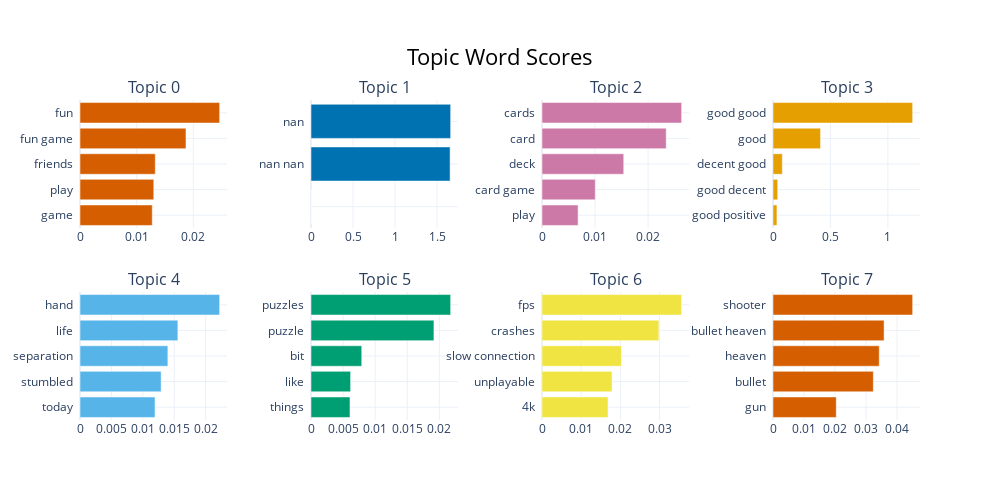

Notebook source saved alongside this figure:
### Code cell
topic_model.visualize_barchart()

### Figure 1 — Plotly figure (JSON) as saved in the notebook; plotly's stock layout.template omitted (floating-point values rounded to 4 significant figures)
{"data": [{"marker": {"color": "#D55E00"}, "orientation": "h", "type": "bar", "x": [0.01275, 0.01302, 0.01328, 0.0187, 0.02464], "xaxis": "x", "y": ["game  ", "play  ", "friends  ", "fun game  ", "fun  "], "yaxis": "y"}, {"marker": {"color": "#0072B2"}, "orientation": "h", "type": "bar", "x": [1e-05, 1e-05, 1e-05, 1.655, 1.662], "xaxis": "x2", "y": ["  ", "  ", "  ", "nan nan  ", "nan  "], "yaxis": "y2"}, {"marker": {"color": "#CC79A7"}, "orientation": "h", "type": "bar", "x": [0.006802, 0.01004, 0.01541, 0.02341, 0.02632], "xaxis": "x3", "y": ["play  ", "card game  ", "deck  ", "card  ", "cards  "], "yaxis": "y3"}, {"marker": {"color": "#E69F00"}, "orientation": "h", "type": "bar", "x": [0.03425, 0.04101, 0.081, 0.4138, 1.216], "xaxis": "x4", "y": ["good positive  ", "good decent  ", "decent good  ", "good  ", "good good  "], "yaxis": "y4"}, {"marker": {"color": "#56B4E9"}, "orientation": "h", "type": "bar", "x": [0.01194, 0.01292, 0.01399, 0.01558, 0.02223], "xaxis": "x5", "y": ["today  ", "stumbled  ", "separation  ", "life  ", "hand  "], "yaxis": "y5"}, {"marker": {"color": "#009E73"}, "orientation": "h", "type": "bar", "x": [0.006077, 0.006172, 0.007909, 0.01916, 0.02177], "xaxis": "x6", "y": ["things  ", "like  ", "bit  ", "puzzle  ", "puzzles  "], "yaxis": "y6"}, {"marker": {"color": "#F0E442"}, "orientation": "h", "type": "bar", "x": [0.01684, 0.01786, 0.02025, 0.02981, 0.03563], "xaxis": "x7", "y": ["4k  ", "unplayable  ", "slow connection  ", "crashes  ", "fps  "], "yaxis": "y7"}, {"marker": {"color": "#D55E00"}, "orientation": "h", "type": "bar", "x": [0.02039, 0.03234, 0.03424, 0.03581, 0.04501], "xaxis": "x8", "y": ["gun  ", "bullet  ", "heaven  ", "bullet heaven  ", "shooter  "], "yaxis": "y8"}], "layout": {"annotations": [{"font": {"size": 16}, "showarrow": false, "text": "Topic 0", "x": 0.0875, "xanchor": "center", "xref": "paper", "y": 1, "yanchor": "bottom", "yref": "paper"}, {"font": {"size": 16}, "showarrow": false, "text": "Topic 1", "x": 0.3625, "xanchor": "center", "xref": "paper", "y": 1, "yanchor": "bottom", "yref": "paper"}, {"font": {"size": 16}, "showarrow": false, "text": "Topic 2", "x": 0.6375, "xanchor": "center", "xref": "paper", "y": 1, "yanchor": "bottom", "yref": "paper"}, {"font": {"size": 16}, "showarrow": false, "text": "Topic 3", "x": 0.9125, "xanchor": "center", "xref": "paper", "y": 1, "yanchor": "bottom", "yref": "paper"}, {"font": {"size": 16}, "showarrow": false, "text": "Topic 4", "x": 0.0875, "xanchor": "center", "xref": "paper", "y": 0.4, "yanchor": "bottom", "yref": "paper"}, {"font": {"size": 16}, "showarrow": false, "text": "Topic 5", "x": 0.3625, "xanchor": "center", "xref": "paper", "y": 0.4, "yanchor": "bottom", "yref": "paper"}, {"font": {"size": 16}, "showarrow": false, "text": "Topic 6", "x": 0.6375, "xanchor": "center", "xref": "paper", "y": 0.4, "yanchor": "bottom", "yref": "paper"}, {"font": {"size": 16}, "showarrow": false, "text": "Topic 7", "x": 0.9125, "xanchor": "center", "xref": "paper", "y": 0.4, "yanchor": "bottom", "yref": "paper"}], "height": 500, "hoverlabel": {"bgcolor": "white", "font": {"family": "Rockwell", "size": 16}}, "showlegend": false, "title": {"font": {"color": "Black", "size": 22}, "text": "Topic Word Scores", "x": 0.5, "xanchor": "center", "yanchor": "top"}, "width": 1000, "xaxis": {"anchor": "y", "domain": [0, 0.175], "showgrid": true}, "xaxis2": {"anchor": "y2", "domain": [0.275, 0.45], "showgrid": true}, "xaxis3": {"anchor": "y3", "domain": [0.55, 0.725], "showgrid": true}, "xaxis4": {"anchor": "y4", "domain": [0.825, 1], "showgrid": true}, "xaxis5": {"anchor": "y5", "domain": [0, 0.175], "showgrid": true}, "xaxis6": {"anchor": "y6", "domain": [0.275, 0.45], "showgrid": true}, "xaxis7": {"anchor": "y7", "domain": [0.55, 0.725], "showgrid": true}, "xaxis8": {"anchor": "y8", "domain": [0.825, 1], "showgrid": true}, "yaxis": {"anchor": "x", "domain": [0.6, 1], "showgrid": true}, "yaxis2": {"anchor": "x2", "domain": [0.6, 1], "showgrid": true}, "yaxis3": {"anchor": "x3", "domain": [0.6, 1], "showgrid": true}, "yaxis4": {"anchor": "x4", "domain": [0.6, 1], "showgrid": true}, "yaxis5": {"anchor": "x5", "domain": [0, 0.4], "showgrid": true}, "yaxis6": {"anchor": "x6", "domain": [0, 0.4], "showgrid": true}, "yaxis7": {"anchor": "x7", "domain": [0, 0.4], "showgrid": true}, "yaxis8": {"anchor": "x8", "domain": [0, 0.4], "showgrid": true}}}
